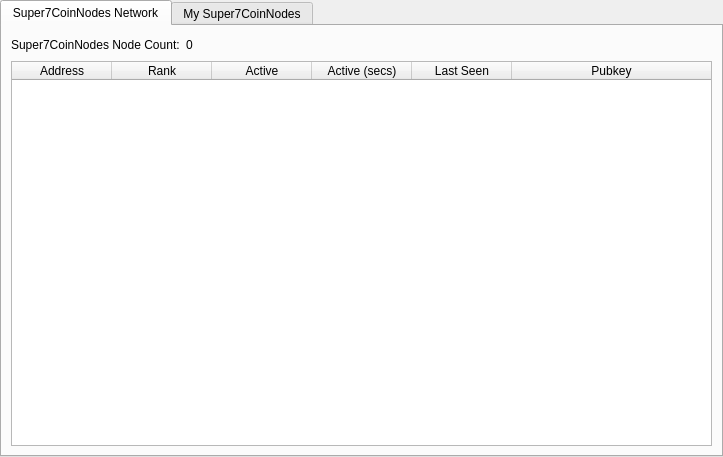
<?xml version="1.0" encoding="UTF-8"?>
<ui version="4.0">
 <class>MasternodeManager</class>
 <widget class="QWidget" name="MasternodeManager">
  <property name="geometry">
   <rect>
    <x>0</x>
    <y>0</y>
    <width>723</width>
    <height>457</height>
   </rect>
  </property>
  <property name="windowTitle">
   <string>Form</string>
  </property>
  <layout class="QVBoxLayout" name="topLayout">
   <property name="leftMargin">
    <number>0</number>
   </property>
   <property name="topMargin">
    <number>0</number>
   </property>
   <property name="rightMargin">
    <number>0</number>
   </property>
   <property name="bottomMargin">
    <number>0</number>
   </property>
   <item>
    <layout class="QVBoxLayout" name="verticalLayout">
     <property name="bottomMargin">
      <number>0</number>
     </property>
     <item>
      <widget class="QTabWidget" name="tabWidget">
       <property name="currentIndex">
        <number>0</number>
       </property>
       <widget class="QWidget" name="tab">
        <attribute name="title">
         <string>Super7CoinNodes Network</string>
        </attribute>
        <layout class="QGridLayout" name="gridLayout">
         <item row="1" column="0">
          <widget class="QTableWidget" name="tableWidget">
           <property name="editTriggers">
            <set>QAbstractItemView::NoEditTriggers</set>
           </property>
           <property name="alternatingRowColors">
            <bool>true</bool>
           </property>
           <property name="selectionBehavior">
            <enum>QAbstractItemView::SelectRows</enum>
           </property>
           <attribute name="horizontalHeaderStretchLastSection">
            <bool>true</bool>
           </attribute>
           <column>
            <property name="text">
             <string>Address</string>
            </property>
           </column>
           <column>
            <property name="text">
             <string>Rank</string>
            </property>
           </column>
           <column>
            <property name="text">
             <string>Active</string>
            </property>
           </column>
           <column>
            <property name="text">
             <string>Active (secs)</string>
            </property>
           </column>
           <column>
            <property name="text">
             <string>Last Seen</string>
            </property>
           </column>
           <column>
            <property name="text">
             <string>Pubkey</string>
            </property>
           </column>
          </widget>
         </item>
         <item row="0" column="0">
          <layout class="QHBoxLayout" name="horizontalLayout_3">
           <property name="bottomMargin">
            <number>0</number>
           </property>
           <item>
            <widget class="QLabel" name="label_2">
             <property name="text">
              <string>Super7CoinNodes Node Count:</string>
             </property>
            </widget>
           </item>
           <item>
            <widget class="QLabel" name="countLabel">
             <property name="text">
              <string>0</string>
             </property>
            </widget>
           </item>
           <item>
            <spacer name="horizontalSpacer_3">
             <property name="orientation">
              <enum>Qt::Horizontal</enum>
             </property>
             <property name="sizeHint" stdset="0">
              <size>
               <width>40</width>
               <height>20</height>
              </size>
             </property>
            </spacer>
           </item>
          </layout>
         </item>
        </layout>
       </widget>
       <widget class="QWidget" name="tab_2">
        <attribute name="title">
         <string>My Super7CoinNodes</string>
        </attribute>
        <layout class="QGridLayout" name="gridLayout_2">
         <item row="0" column="0">
          <layout class="QVBoxLayout" name="verticalLayout_2">
           <property name="bottomMargin">
            <number>0</number>
           </property>
           <item>
            <layout class="QHBoxLayout" name="horizontalLayout">
             <item>
              <widget class="QPushButton" name="createButton">
               <property name="text">
                <string>&amp;Create...</string>
               </property>
              </widget>
             </item>
             <item>
              <widget class="QPushButton" name="copyAddressButton">
               <property name="text">
                <string>Copy &amp;Address</string>
               </property>
              </widget>
             </item>
             <item>
              <spacer name="horizontalSpacer">
               <property name="orientation">
                <enum>Qt::Horizontal</enum>
               </property>
               <property name="sizeHint" stdset="0">
                <size>
                 <width>40</width>
                 <height>20</height>
                </size>
               </property>
              </spacer>
             </item>
            </layout>
           </item>
           <item>
            <widget class="QTableWidget" name="tableWidget_2">
             <property name="editTriggers">
              <set>QAbstractItemView::NoEditTriggers</set>
             </property>
             <property name="alternatingRowColors">
              <bool>true</bool>
             </property>
             <property name="selectionMode">
              <enum>QAbstractItemView::SingleSelection</enum>
             </property>
             <property name="selectionBehavior">
              <enum>QAbstractItemView::SelectRows</enum>
             </property>
             <attribute name="horizontalHeaderStretchLastSection">
              <bool>true</bool>
             </attribute>
             <column>
              <property name="text">
               <string>Alias</string>
              </property>
             </column>
             <column>
              <property name="text">
               <string>IP/Onion</string>
              </property>
             </column>
             <column>
              <property name="text">
               <string>Status</string>
              </property>
             </column>
             <column>
              <property name="text">
               <string>Collateral Address</string>
              </property>
             </column>
            </widget>
           </item>
           <item>
            <layout class="QHBoxLayout" name="horizontalLayout_2">
             <property name="bottomMargin">
              <number>0</number>
             </property>
             <item>
              <widget class="QPushButton" name="editButton">
               <property name="text">
                <string>&amp;Edit</string>
               </property>
              </widget>
             </item>
             <item>
              <widget class="QPushButton" name="getConfigButton">
               <property name="text">
                <string>&amp;Get Config</string>
               </property>
              </widget>
             </item>
             <item>
              <widget class="QPushButton" name="removeButton">
               <property name="text">
                <string>&amp;Remove</string>
               </property>
              </widget>
             </item>
             <item>
              <spacer name="horizontalSpacer_2">
               <property name="orientation">
                <enum>Qt::Horizontal</enum>
               </property>
               <property name="sizeHint" stdset="0">
                <size>
                 <width>40</width>
                 <height>20</height>
                </size>
               </property>
              </spacer>
             </item>
            </layout>
           </item>
           <item>
            <layout class="QHBoxLayout" name="horizontalLayout_4">
             <property name="bottomMargin">
              <number>0</number>
             </property>
             <item>
              <widget class="QPushButton" name="startButton">
               <property name="text">
                <string>&amp;Start</string>
               </property>
              </widget>
             </item>
             <item>
              <widget class="QPushButton" name="stopButton">
               <property name="text">
                <string>Sto&amp;p</string>
               </property>
              </widget>
             </item>
             <item>
              <spacer name="horizontalSpacer_4">
               <property name="orientation">
                <enum>Qt::Horizontal</enum>
               </property>
               <property name="sizeHint" stdset="0">
                <size>
                 <width>40</width>
                 <height>20</height>
                </size>
               </property>
              </spacer>
             </item>
            </layout>
           </item>
           <item>
            <layout class="QHBoxLayout" name="horizontalLayout_5">
             <property name="bottomMargin">
              <number>0</number>
             </property>
             <item>
              <widget class="QPushButton" name="startAllButton">
               <property name="text">
                <string>S&amp;tart All</string>
               </property>
              </widget>
             </item>
             <item>
              <widget class="QPushButton" name="stopAllButton">
               <property name="text">
                <string>St&amp;op All</string>
               </property>
              </widget>
             </item>
             <item>
              <spacer name="horizontalSpacer_5">
               <property name="orientation">
                <enum>Qt::Horizontal</enum>
               </property>
               <property name="sizeHint" stdset="0">
                <size>
                 <width>40</width>
                 <height>20</height>
                </size>
               </property>
              </spacer>
             </item>
            </layout>
           </item>
          </layout>
         </item>
        </layout>
       </widget>
      </widget>
     </item>
    </layout>
   </item>
  </layout>
 </widget>
 <resources/>
 <connections/>
</ui>
